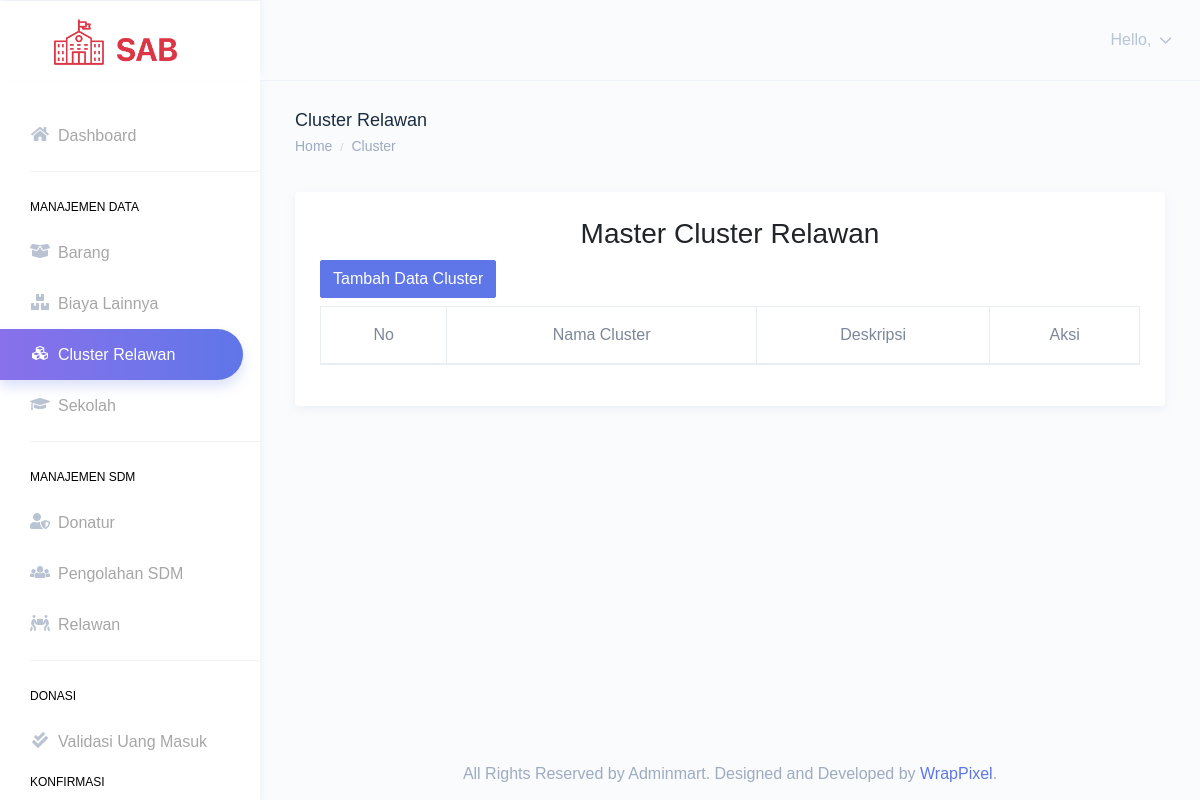
The page /index.php/cluster on the database as committed earlier.
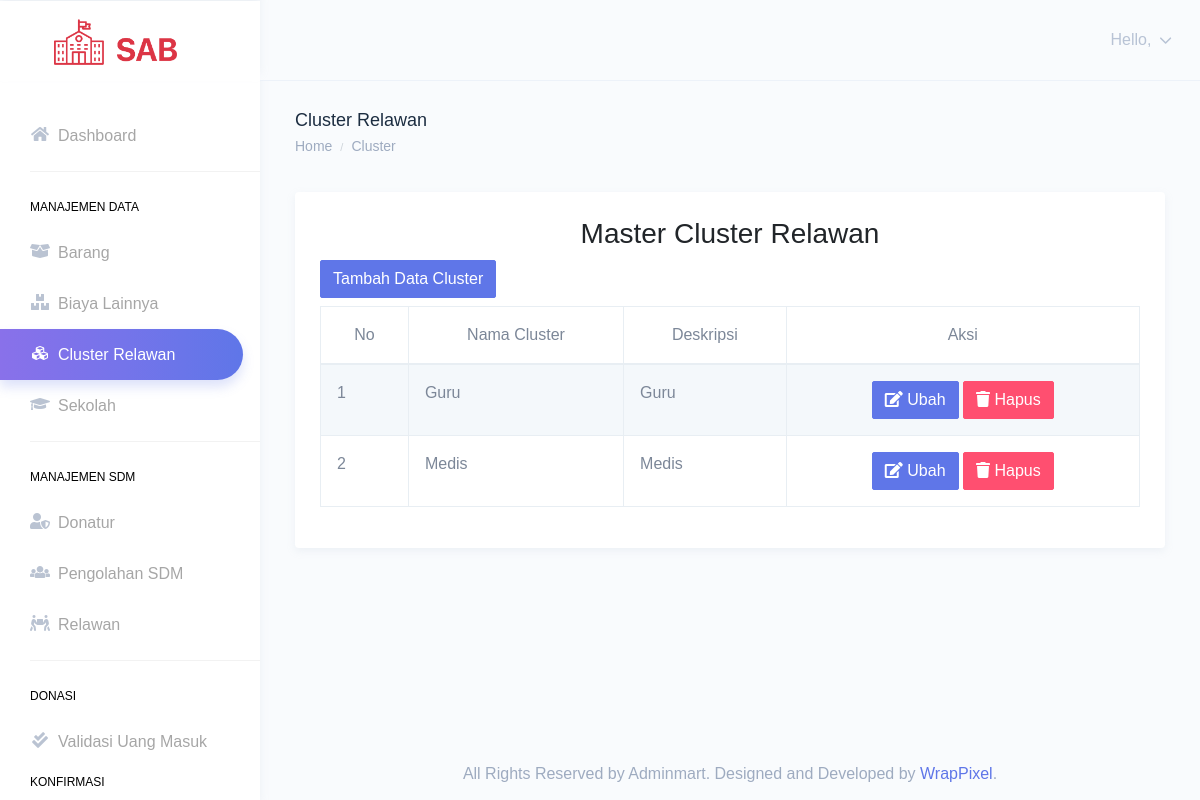
The same page on the database as committed later.
### tables this page shows
CREATE TABLE `cluster_relawan` (
  `id_cluster_relawan` int(11) NOT NULL,
  `nama_cluster` varchar(100) NOT NULL,
  `deskripsi_cluster` varchar(255) NOT NULL,
  `creaby` varchar(100) NOT NULL,
  `creadate` datetime NOT NULL DEFAULT current_timestamp(),
  `modiby` varchar(100) NOT NULL,
  `modidate` datetime NOT NULL DEFAULT current_timestamp(),
  `row_status` enum('A','D') NOT NULL
);

### application/controllers/Cluster.php (called while the page is built, shortened)
<?php
class Cluster extends CI_Controller
{
    public function __construct()
    {
        $this->load->model('cluster_relawan_model');
        $this->load->model('karyawan_model');
        $this->load->library('form_validation');
    }
    private function getKaryawanName()
    {
        $this->load->model('karyawan_model');
        $user_id = $this->session->user_id;
        $karyawan = $this->karyawan_model->getKaryawanByUserLoginId($user_id);
        return $karyawan->nama_karyawan;
    }
    private function getKaryawanRole()
    {
        $this->load->model('karyawan_model');
        $user_id = $this->session->user_id;
        $karyawan = $this->karyawan_model->getKaryawanByUserLoginId($user_id);
        return $karyawan->jabatan_karyawan;
    }
    public function index()
    {
        $header['name'] =  $this->getKaryawanName();
        $header['role'] =  $this->getKaryawanRole();
        $header['title'] = 'Cluster Relawan';
        $this->load->view('templates/admin_header', $header);
        $data_karyawan = $this->cluster_relawan_model->getAllData();
        $data['cluster'] = $data_karyawan;
        $this->load->view('cluster/index', $data);
        $this->load->view('templates/footer');
    }
}

### index.php (called while the page is built, shortened)
<?php
require_once BASEPATH.'core/CodeIgniter.php';

### application/models/cluster_relawan_model.php (called while the page is built, shortened)
<?php
class cluster_relawan_model extends CI_Model
{
	private $_cluster = "cluster_relawan";
	public function getAllData()
	{
		return $this->db->get_where($this->_cluster, ["row_status" => 'A'])->result();
	}
}

### application/views/cluster/index.php (the view, shortened to what this page needs)
<div class="page-breadcrumb">
    <div class="row">
        <div class="col-7 align-self-center">
            <h4 class="page-title text-truncate text-dark font-weight-medium mb-1">Cluster Relawan</h4>
            <div class="d-flex align-items-center">
                <nav aria-label="breadcrumb">
                    <ol class="breadcrumb m-0 p-0">
                        <li class="breadcrumb-item"><a href="index.html" class="text-muted">Home</a></li>
                        <li class="breadcrumb-item text-muted active" aria-current="page">Cluster</li>
                    </ol>
                </nav>
            </div>
        </div>
    </div>
</div>
<div class="container-fluid">
    <div class="row">
        <div class="col-12">
            <div class="card">
                <div class="card-body">
                    <h4 class="card-title text-center" style="font-size: 28px;">Master Cluster Relawan</h4>
                    <div class="table-responsive">
                        <a href="<?php echo base_url('cluster/tambah') ?>" class="btn btn-primary mb-2">Tambah Data Cluster</a>
                        <table id="master-data" class="table table-striped table-bordered no-wrap">
                            <thead>
                                <tr>
                                    <th class="text-center">No</th>
                                    <th class="text-center">Nama Cluster</th>
                                    <th class="text-center">Deskripsi</th>
                                    <th class="text-center">Aksi</th>
                                </tr>
                            </thead>
                            <tbody>
                                <?php $i = 0; ?>
                                <?php
                                foreach ($cluster as $k) {
                                    if ($k->row_status == "A") {
                                ?>
                                        <tr>
                                            <td>
                                                <?php
                                                $i++;
                                                echo $i;
                                                ?>
                                            </td>
                                            <td><?= $k->nama_cluster ?></td>
                                            <td><?= $k->deskripsi_cluster ?></td>
                                            <td align="center">
                                                <a href="<?php echo site_url('cluster/ubah/' . $k->id_cluster_relawan . '') ?>" class="btn btn-primary"><i class="fa fa-edit"></i> Ubah</a>
                                                <a href="<?php echo site_url('cluster/hapus/' . $k->id_cluster_relawan) ?>" class="btn btn-danger" onclick="return confirm('Dengan menekan OK maka data akan dihapus (dinonaktifkan)')"><i class="fa fa-trash"></i> Hapus</a>
                                            </td>
                                        </tr>
                                <?php
                                    }
                                } ?>
                            </tbody>
                        </table>
                    </div>
                </div>
            </div>
        </div>
    </div>
</div>

Rows that differ between the two databases and show on the page:
added cluster_relawan: nama_cluster "Guru", deskripsi_cluster "Guru"
added cluster_relawan: nama_cluster "Medis", deskripsi_cluster "Medis"
